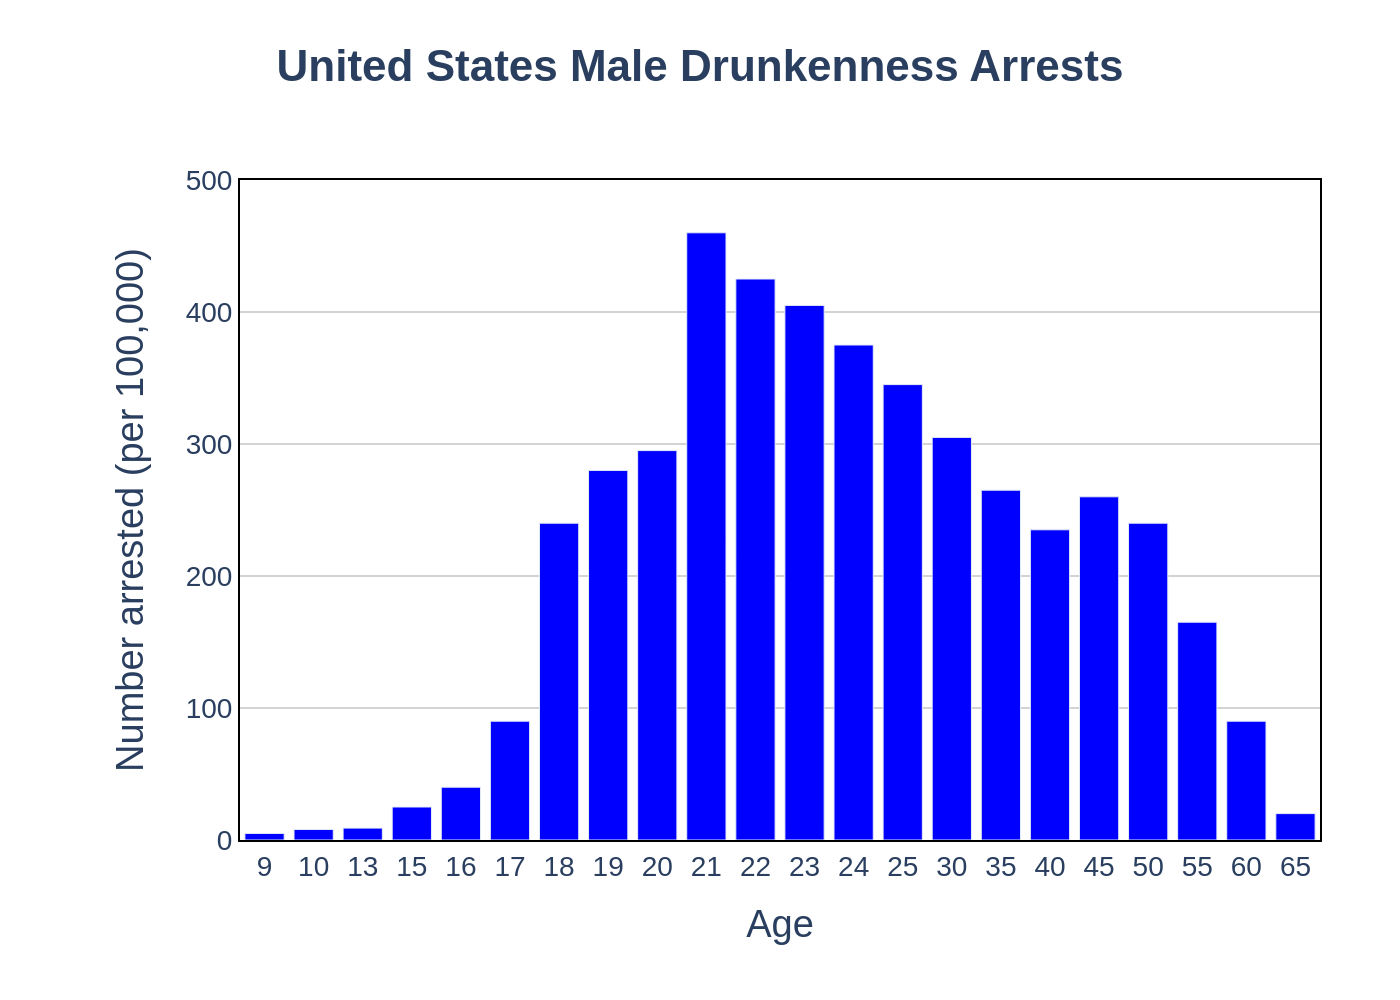

Generate this figure with Python:
import sys
import json
import os
import plotly.graph_objects as go

if len(sys.argv) != 2:
    print("Usage: python script.py <path_to_json_file>")
    sys.exit(1)

json_path = sys.argv[1]

try:
    with open(json_path, 'r', encoding='utf-8') as f:
        chart_info = json.load(f)
except FileNotFoundError:
    print(f"Error: JSON file not found at {json_path}")
    sys.exit(1)
except json.JSONDecodeError:
    print(f"Error: Could not decode JSON from {json_path}")
    sys.exit(1)

chart_data = chart_info.get('chart_data', [])
texts = chart_info.get('texts', {})
colors = chart_info.get('colors', [])

categories = [str(item['category']) for item in chart_data]
values = [item['value'] for item in chart_data]

fig = go.Figure()

fig.add_trace(go.Bar(
    x=categories,
    y=values,
    marker_color=colors[0] if colors else '#0000FF',
    name=''
))

title_text = ""
if texts.get("title"):
    title_text += f"<b>{texts['title']}</b>"
if texts.get("subtitle"):
    title_text += f"<br><sub>{texts['subtitle']}</sub>"

annotations = []
source_note_text = []
if texts.get("source"):
    source_note_text.append(texts["source"])
if texts.get("note"):
    source_note_text.append(texts["note"])

if source_note_text:
    annotations.append(go.layout.Annotation(
        text="<br>".join(source_note_text),
        showarrow=False,
        xref='paper', yref='paper',
        x=0, y=-0.15,
        xanchor='left', yanchor='top',
        align='left'
    ))

fig.update_layout(
    title={
        'text': title_text,
        'y':0.95,
        'x':0.5,
        'xanchor': 'center',
        'yanchor': 'top'
    },
    xaxis_title=texts.get('x_axis_title'),
    yaxis_title=texts.get('y_axis_title'),
    font=dict(
        family="Arial",
        size=16
    ),
    xaxis=dict(
        type='category',
        showline=True,
        linewidth=1,
        linecolor='black',
        mirror=True,
        tickfont=dict(size=14)
    ),
    yaxis=dict(
        range=[0, 500],
        tickmode='linear',
        tick0=0,
        dtick=100,
        showgrid=True,
        gridcolor='lightgray',
        showline=True,
        linewidth=1,
        linecolor='black',
        mirror=True,
        tickfont=dict(size=14)
    ),
    plot_bgcolor='white',
    paper_bgcolor='white',
    showlegend=False,
    margin=dict(l=120, r=40, t=90, b=80),
    annotations=annotations
)

base_filename = os.path.splitext(os.path.basename(json_path))[0]
output_filename = f"{base_filename}.png"

fig.write_image(output_filename, scale=2)

print(f"Chart saved as {output_filename}")
